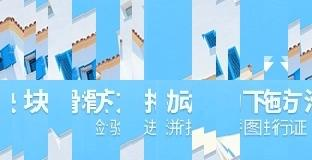
#> input picture bibibi/Image/demo_fullbg.jpg, 312 x 160 px
$ python img_locate.py
#> lines starting #> are read from the running program, lines starting #| are printed output that depends on the picture
"""
此文件代码来自 https://github.com/OSinoooO/bilibili_geetest/blob/master/bilibili_geetest_crack.py
"""

from PIL import Image


class ImgProcess:
    location_list = [
        {'y': -58, 'x': -157},
        {'y': -58, 'x': -145},
        {'y': -58, 'x': -265},
        {'y': -58, 'x': -277},
        {'y': -58, 'x': -181},
        {'y': -58, 'x': -169},
        {'y': -58, 'x': -241},
        {'y': -58, 'x': -253},
        {'y': -58, 'x': -109},
        {'y': -58, 'x': -97},
        {'y': -58, 'x': -289},
        {'y': -58, 'x': -301},
        {'y': -58, 'x': -85},
        {'y': -58, 'x': -73},
        {'y': -58, 'x': -25},
        {'y': -58, 'x': -37},
        {'y': -58, 'x': -13},
        {'y': -58, 'x': -1},
        {'y': -58, 'x': -121},
        {'y': -58, 'x': -133},
        {'y': -58, 'x': -61},
        {'y': -58, 'x': -49},
        {'y': -58, 'x': -217},
        {'y': -58, 'x': -229},
        {'y': -58, 'x': -205},
        {'y': -58, 'x': -193},
        {'y': 0, 'x': -145},
        {'y': 0, 'x': -157},
        {'y': 0, 'x': -277},
        {'y': 0, 'x': -265},
        {'y': 0, 'x': -169},
        {'y': 0, 'x': -181},
        {'y': 0, 'x': -253},
        {'y': 0, 'x': -241},
        {'y': 0, 'x': -97},
        {'y': 0, 'x': -109},
        {'y': 0, 'x': -301},
        {'y': 0, 'x': -289},
        {'y': 0, 'x': -73},
        {'y': 0, 'x': -85},
        {'y': 0, 'x': -37},
        {'y': 0, 'x': -25},
        {'y': 0, 'x': -1},
        {'y': 0, 'x': -13},
        {'y': 0, 'x': -133},
        {'y': 0, 'x': -121},
        {'y': 0, 'x': -49},
        {'y': 0, 'x': -61},
        {'y': 0, 'x': -229},
        {'y': 0, 'x': -217},
        {'y': 0, 'x': -193},
        {'y': 0, 'x': -205}
    ]

    def get_merge_image(self, filename):
        """
        根据图片位置合并还原
        :param filename: 图片
        :param location: 位置
        :return:合并后的图片对象
        """
#> called with filename = 'Image/demo_fullbg.jpg'
        im = Image.open(filename)
#> im is the input picture: PIL image 312x160 RGB; mean R, G, B 146.2, 206.8, 239.6
        width, height = im.size
#> width = 312; height = 160

        new_im = Image.new('RGB', (260, height))
#> new_im: PIL image 260x160 RGB; every value is 0
        im_list_upper = []
        im_list_lower = []

        for location in self.location_list:
            if location['y'] == -58:
                im_list_upper.append(im.crop((abs(location['x']), height//2, abs(location['x']) + 10, height)))
            if location['y'] == 0:
                im_list_lower.append(im.crop((abs(location['x']), 0, abs(location['x']) + 10, height//2)))
#> after the loop, im_list_lower = 26 items; im_list_upper = 26 items

        x_offset = 0
        for img in im_list_upper:
            new_im.paste(img, (x_offset, 0))
            x_offset += img.size[0]
#> this loop made 26 passes
#> x_offset on passes 1 to 12: 10, 20, 30, 40, 50, 60, 70, 80, 90, 100, 110, 120
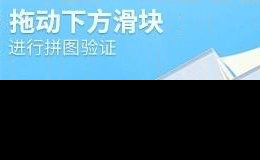
#> new_im: PIL image 260x160 RGB; mean R, G, B 68.8, 104.9, 122.7
#> after the loop, x_offset = 260

        x_offset = 0
        for img in im_list_lower:
            new_im.paste(img, (x_offset, height//2))
            x_offset += img.size[0]
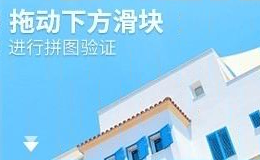
#> new_im: PIL image 260x160 RGB; mean R, G, B 146.2, 206.8, 239.7
#> after the loop, x_offset = 260
#> call 2 of get_merge_image, with filename = 'Image/demo_bg.jpg'
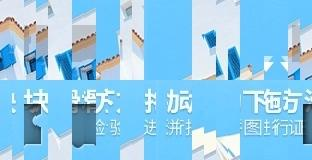
#> input picture bibibi/Image/demo_bg.jpg, 312 x 160 px
#> in get_merge_image, im is the input picture: PIL image 312x160 RGB; mean R, G, B 142.8, 201.8, 233.9
#> the loop in get_merge_image (call 2), `for img in im_list_upper:` made 26 passes
#> after the loop in get_merge_image (call 2), `for img in im_list_upper:`:
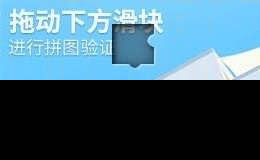
#> new_im: PIL image 260x160 RGB; mean R, G, B 66.5, 101, 118.1
#> the loop in get_merge_image (call 2), `for img in im_list_lower:` made 26 passes
#> after the loop in get_merge_image (call 2), `for img in im_list_lower:`:
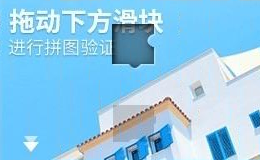
#> new_im: PIL image 260x160 RGB; mean R, G, B 142.8, 201.8, 234
        return new_im

    def is_px_equal(self, img1, img2, x, y):
        """
        判断两个像素是否相同
        :param img1: 图片1
        :param img2:图片2
        :param x:位置1
        :param y:位置2
        :return:像素是否相同
        """
        pix1 = img1.load()[x, y]
        pix2 = img2.load()[x, y]
        threshold = 60

        if abs(pix1[0] - pix2[0]) < threshold and abs(pix1[1] - pix2[1]) < threshold and abs(
                        pix1[2] - pix2[2]) < threshold:
            return True
        else:
            return False

    def get_gap(self, img1, img2):
        """
        获取缺口偏移量
        :param img1: 不带缺口图片
        :param img2: 带缺口图片
        :return:
        """
        left = 0
        for i in range(left, img1.size[0]):
            for j in range(img1.size[1]):
                if not self.is_px_equal(img1, img2, i, j):
                    left = i
                    return left
        return left


if __name__ == '__main__':
    """
    test 图像还原
    """
    img_process = ImgProcess()
    img1 = img_process.get_merge_image('Image/' + "demo_fullbg" + '.jpg')
    img2 = img_process.get_merge_image('Image/' + "demo_bg" + '.jpg')
    img1.show()
    img2.show()
    distance = int(img_process.get_gap(img1, img2) - 7)
    print(distance)
#| 105
